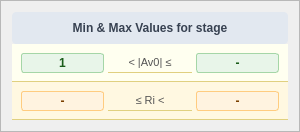
        <widget class="QFrame" name="frameLimitsTable_2">
         <property name="minimumSize">
          <size>
           <width>300</width>
           <height>0</height>
          </size>
         </property>
         <property name="styleSheet">
          <string notr="true">QFrame#frameLimitsTable {
    /* Matches the clean, slightly cool background of your output box */
    background-color: #f8fafc; 
    
    /* Replaces the gold border with a professional slate gray */
    border: 1px solid #e2e8f0; 
    
    /* Kept your 6px radius for continuity */
    border-radius: 6px; 
}</string>
         </property>
         <property name="frameShape">
          <enum>QFrame::Shape::StyledPanel</enum>
         </property>
         <layout class="QVBoxLayout" name="vl_limits_table_2">
          <property name="spacing">
           <number>0</number>
          </property>
          <item>
           <widget class="QFrame" name="frameLimitsHeader_2">
            <property name="styleSheet">
             <string notr="true">background-color: #e2e8f0; 
border-radius: 4px 4px 0 0;
color: #1e293b;</string>
            </property>
            <layout class="QHBoxLayout" name="hl_limits_header_2">
             <item>
              <widget class="QLabel" name="labelLimitsTitle_2">
               <property name="styleSheet">
                <string notr="true">color: #374151; font-weight: 700; font-size: 12px; background: transparent;</string>
               </property>
               <property name="text">
                <string>Min &amp; Max Values for stage</string>
               </property>
               <property name="alignment">
                <set>Qt::AlignmentFlag::AlignCenter</set>
               </property>
              </widget>
             </item>
            </layout>
           </widget>
          </item>
          <item>
           <widget class="QFrame" name="frameLimRow1_2">
            <property name="styleSheet">
             <string notr="true">background-color: #fffff0; border-bottom: 1px solid #e0d080;</string>
            </property>
            <layout class="QHBoxLayout" name="hl_lim1_2">
             <property name="spacing">
              <number>4</number>
             </property>
             <item>
              <widget class="QLabel" name="labelAvoMin_2">
               <property name="styleSheet">
                <string notr="true">font-size:12px; font-weight:700; color:#1a5c1a; background:#e8f5e9; border:1px solid #a5d6a7; border-radius:3px; padding:2px 5px;</string>
               </property>
               <property name="text">
                <string>1</string>
               </property>
               <property name="alignment">
                <set>Qt::AlignmentFlag::AlignCenter</set>
               </property>
              </widget>
             </item>
             <item>
              <widget class="QLabel" name="labelAvoOp1_2">
               <property name="styleSheet">
                <string notr="true">font-size:11px; color:#555; background:transparent;</string>
               </property>
               <property name="text">
                <string>&lt; |Av0| ≤</string>
               </property>
               <property name="alignment">
                <set>Qt::AlignmentFlag::AlignCenter</set>
               </property>
              </widget>
             </item>
             <item>
              <widget class="QLabel" name="labelAvoMax_2">
               <property name="styleSheet">
                <string notr="true">font-size:12px; font-weight:700; color:#1a5c1a; background:#e8f5e9; border:1px solid #a5d6a7; border-radius:3px; padding:2px 5px;</string>
               </property>
               <property name="text">
                <string>-</string>
               </property>
               <property name="alignment">
                <set>Qt::AlignmentFlag::AlignCenter</set>
               </property>
              </widget>
             </item>
            </layout>
           </widget>
          </item>
          <item>
           <widget class="QFrame" name="frameLimRow2_2">
            <property name="styleSheet">
             <string notr="true">background-color: #fff8e1; border-bottom: 1px solid #e0d080;</string>
            </property>
            <layout class="QHBoxLayout" name="hl_lim2_2">
             <property name="spacing">
              <number>4</number>
             </property>
             <item>
              <widget class="QLabel" name="labelRiMin_2">
               <property name="styleSheet">
                <string notr="true">font-size:12px; font-weight:700; color:#7B3F00; background:#FFF3E0; border:1px solid #FFCC80; border-radius:3px; padding:2px 5px;</string>
               </property>
               <property name="text">
                <string>-</string>
               </property>
               <property name="alignment">
                <set>Qt::AlignmentFlag::AlignCenter</set>
               </property>
              </widget>
             </item>
             <item>
              <widget class="QLabel" name="labelRiOp_2">
               <property name="styleSheet">
                <string notr="true">font-size:11px; color:#555; background:transparent;</string>
               </property>
               <property name="text">
                <string>≤ Ri &lt;</string>
               </property>
               <property name="alignment">
                <set>Qt::AlignmentFlag::AlignCenter</set>
               </property>
              </widget>
             </item>
             <item>
              <widget class="QLabel" name="labelRiMax_2">
               <property name="styleSheet">
                <string notr="true">font-size:12px; font-weight:700; color:#7B3F00; background:#FFF3E0; border:1px solid #FFCC80; border-radius:3px; padding:2px 5px;</string>
               </property>
               <property name="text">
                <string>-</string>
               </property>
               <property name="alignment">
                <set>Qt::AlignmentFlag::AlignCenter</set>
               </property>
              </widget>
             </item>
            </layout>
           </widget>
          </item>
         </layout>
        </widget>
